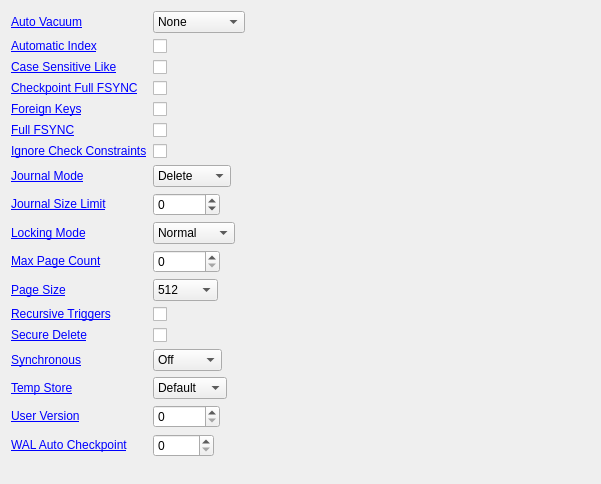
          <widget class="QWidget" name="scrollAreaWidgetContents">
           <property name="geometry">
            <rect>
             <x>0</x>
             <y>0</y>
             <width>601</width>
             <height>484</height>
            </rect>
           </property>
           <layout class="QFormLayout" name="formLayout">
            <property name="fieldGrowthPolicy">
             <enum>QFormLayout::ExpandingFieldsGrow</enum>
            </property>
            <item row="0" column="0">
             <widget class="QLabel" name="labelPragmaAutoVacuum">
              <property name="text">
               <string notr="true">&lt;html&gt;&lt;head/&gt;&lt;body&gt;&lt;p&gt;&lt;a href=&quot;http://www.sqlite.org/pragma.html#pragma_auto_vacuum&quot;&gt;Auto Vacuum&lt;/a&gt;&lt;/p&gt;&lt;/body&gt;&lt;/html&gt;</string>
              </property>
              <property name="openExternalLinks">
               <bool>true</bool>
              </property>
              <property name="textInteractionFlags">
               <set>Qt::LinksAccessibleByMouse</set>
              </property>
              <property name="buddy">
               <cstring>comboboxPragmaAutoVacuum</cstring>
              </property>
             </widget>
            </item>
            <item row="0" column="1">
             <widget class="QComboBox" name="comboboxPragmaAutoVacuum">
              <item>
               <property name="text">
                <string notr="true">None</string>
               </property>
              </item>
              <item>
               <property name="text">
                <string notr="true">Full</string>
               </property>
              </item>
              <item>
               <property name="text">
                <string notr="true">Incremental</string>
               </property>
              </item>
             </widget>
            </item>
            <item row="1" column="0">
             <widget class="QLabel" name="labelPragmaAutomaticIndex">
              <property name="text">
               <string notr="true">&lt;html&gt;&lt;head/&gt;&lt;body&gt;&lt;p&gt;&lt;a href=&quot;http://www.sqlite.org/pragma.html#pragma_automatic_index&quot;&gt;Automatic Index&lt;/a&gt;&lt;/p&gt;&lt;/body&gt;&lt;/html&gt;</string>
              </property>
              <property name="openExternalLinks">
               <bool>true</bool>
              </property>
              <property name="buddy">
               <cstring>checkboxPragmaAutomaticIndex</cstring>
              </property>
             </widget>
            </item>
            <item row="1" column="1">
             <widget class="QCheckBox" name="checkboxPragmaAutomaticIndex">
              <property name="text">
               <string/>
              </property>
             </widget>
            </item>
            <item row="2" column="0">
             <widget class="QLabel" name="labelPragmaCaseSensitiveLike">
              <property name="text">
               <string>&lt;html&gt;&lt;head/&gt;&lt;body&gt;&lt;p&gt;&lt;a href=&quot;https://www.sqlite.org/pragma.html#pragma_case_sensitive_like&quot;&gt;Case Sensitive Like&lt;/a&gt;&lt;/p&gt;&lt;/body&gt;&lt;/html&gt;</string>
              </property>
              <property name="openExternalLinks">
               <bool>true</bool>
              </property>
              <property name="buddy">
               <cstring>checkboxPragmaCaseSensitiveLike</cstring>
              </property>
             </widget>
            </item>
            <item row="2" column="1">
             <widget class="QCheckBox" name="checkboxPragmaCaseSensitiveLike">
              <property name="toolTip">
               <string>Warning: this pragma is not readable and this value has been inferred. Writing the pragma might overwrite a redefined LIKE provided by an SQLite extension.</string>
              </property>
              <property name="text">
               <string/>
              </property>
             </widget>
            </item>
            <item row="3" column="0">
             <widget class="QLabel" name="labelPragmaCheckpointFullFsync">
              <property name="text">
               <string notr="true">&lt;html&gt;&lt;head/&gt;&lt;body&gt;&lt;p&gt;&lt;a href=&quot;http://www.sqlite.org/pragma.html#pragma_checkpoint_fullfsync&quot;&gt;Checkpoint Full FSYNC&lt;/a&gt;&lt;/p&gt;&lt;/body&gt;&lt;/html&gt;</string>
              </property>
              <property name="openExternalLinks">
               <bool>true</bool>
              </property>
              <property name="buddy">
               <cstring>checkboxPragmaCheckpointFullFsync</cstring>
              </property>
             </widget>
            </item>
            <item row="3" column="1">
             <widget class="QCheckBox" name="checkboxPragmaCheckpointFullFsync">
              <property name="text">
               <string/>
              </property>
             </widget>
            </item>
            <item row="4" column="0">
             <widget class="QLabel" name="labelPragmaForeignKeys">
              <property name="text">
               <string notr="true">&lt;html&gt;&lt;head/&gt;&lt;body&gt;&lt;p&gt;&lt;a href=&quot;http://www.sqlite.org/pragma.html#pragma_foreign_keys&quot;&gt;Foreign Keys&lt;/a&gt;&lt;/p&gt;&lt;/body&gt;&lt;/html&gt;</string>
              </property>
              <property name="openExternalLinks">
               <bool>true</bool>
              </property>
              <property name="buddy">
               <cstring>checkboxPragmaForeignKeys</cstring>
              </property>
             </widget>
            </item>
            <item row="4" column="1">
             <widget class="QCheckBox" name="checkboxPragmaForeignKeys">
              <property name="text">
               <string/>
              </property>
             </widget>
            </item>
            <item row="5" column="0">
             <widget class="QLabel" name="labelPragmaFullFsync">
              <property name="text">
               <string notr="true">&lt;html&gt;&lt;head/&gt;&lt;body&gt;&lt;p&gt;&lt;a href=&quot;http://www.sqlite.org/pragma.html#pragma_fullfsync&quot;&gt;Full FSYNC&lt;/a&gt;&lt;/p&gt;&lt;/body&gt;&lt;/html&gt;</string>
              </property>
              <property name="openExternalLinks">
               <bool>true</bool>
              </property>
              <property name="buddy">
               <cstring>checkboxPragmaFullFsync</cstring>
              </property>
             </widget>
            </item>
            <item row="5" column="1">
             <widget class="QCheckBox" name="checkboxPragmaFullFsync">
              <property name="text">
               <string/>
              </property>
             </widget>
            </item>
            <item row="6" column="0">
             <widget class="QLabel" name="labelPragmaIgnoreCheckConstraints">
              <property name="text">
               <string notr="true">&lt;html&gt;&lt;head/&gt;&lt;body&gt;&lt;p&gt;&lt;a href=&quot;http://www.sqlite.org/pragma.html#pragma_ignore_check_constraints&quot;&gt;Ignore Check Constraints&lt;/a&gt;&lt;/p&gt;&lt;/body&gt;&lt;/html&gt;</string>
              </property>
              <property name="openExternalLinks">
               <bool>true</bool>
              </property>
              <property name="buddy">
               <cstring>checkboxPragmaIgnoreCheckConstraints</cstring>
              </property>
             </widget>
            </item>
            <item row="6" column="1">
             <widget class="QCheckBox" name="checkboxPragmaIgnoreCheckConstraints">
              <property name="text">
               <string/>
              </property>
             </widget>
            </item>
            <item row="7" column="0">
             <widget class="QLabel" name="labelPragmaJournalMode">
              <property name="text">
               <string notr="true">&lt;html&gt;&lt;head/&gt;&lt;body&gt;&lt;p&gt;&lt;a href=&quot;http://www.sqlite.org/pragma.html#pragma_journal_mode&quot;&gt;Journal Mode&lt;/a&gt;&lt;/p&gt;&lt;/body&gt;&lt;/html&gt;</string>
              </property>
              <property name="openExternalLinks">
               <bool>true</bool>
              </property>
              <property name="buddy">
               <cstring>comboboxPragmaJournalMode</cstring>
              </property>
             </widget>
            </item>
            <item row="7" column="1">
             <widget class="QComboBox" name="comboboxPragmaJournalMode">
              <item>
               <property name="text">
                <string notr="true">Delete</string>
               </property>
              </item>
              <item>
               <property name="text">
                <string notr="true">Truncate</string>
               </property>
              </item>
              <item>
               <property name="text">
                <string notr="true">Persist</string>
               </property>
              </item>
              <item>
               <property name="text">
                <string notr="true">Memory</string>
               </property>
              </item>
              <item>
               <property name="text">
                <string notr="true">WAL</string>
               </property>
              </item>
              <item>
               <property name="text">
                <string notr="true">Off</string>
               </property>
              </item>
             </widget>
            </item>
            <item row="8" column="0">
             <widget class="QLabel" name="labelJournalSizeLimit">
              <property name="text">
               <string notr="true">&lt;html&gt;&lt;head/&gt;&lt;body&gt;&lt;p&gt;&lt;a href=&quot;http://www.sqlite.org/pragma.html#pragma_journal_size_limit&quot;&gt;Journal Size Limit&lt;/a&gt;&lt;/p&gt;&lt;/body&gt;&lt;/html&gt;</string>
              </property>
              <property name="openExternalLinks">
               <bool>true</bool>
              </property>
              <property name="buddy">
               <cstring>spinPragmaJournalSizeLimit</cstring>
              </property>
             </widget>
            </item>
            <item row="8" column="1">
             <widget class="QSpinBox" name="spinPragmaJournalSizeLimit">
              <property name="minimum">
               <number>-1</number>
              </property>
              <property name="maximum">
               <number>100000</number>
              </property>
             </widget>
            </item>
            <item row="9" column="0">
             <widget class="QLabel" name="labelPragmaLockingMode">
              <property name="text">
               <string notr="true">&lt;html&gt;&lt;head/&gt;&lt;body&gt;&lt;p&gt;&lt;a href=&quot;http://www.sqlite.org/pragma.html#pragma_locking_mode&quot;&gt;Locking Mode&lt;/a&gt;&lt;/p&gt;&lt;/body&gt;&lt;/html&gt;</string>
              </property>
              <property name="openExternalLinks">
               <bool>true</bool>
              </property>
              <property name="buddy">
               <cstring>comboboxPragmaLockingMode</cstring>
              </property>
             </widget>
            </item>
            <item row="9" column="1">
             <widget class="QComboBox" name="comboboxPragmaLockingMode">
              <item>
               <property name="text">
                <string notr="true">Normal</string>
               </property>
              </item>
              <item>
               <property name="text">
                <string notr="true">Exclusive</string>
               </property>
              </item>
             </widget>
            </item>
            <item row="10" column="0">
             <widget class="QLabel" name="labelPragmaMaxPageCount">
              <property name="text">
               <string notr="true">&lt;html&gt;&lt;head/&gt;&lt;body&gt;&lt;p&gt;&lt;a href=&quot;http://www.sqlite.org/pragma.html#pragma_max_page_count&quot;&gt;Max Page Count&lt;/a&gt;&lt;/p&gt;&lt;/body&gt;&lt;/html&gt;</string>
              </property>
              <property name="openExternalLinks">
               <bool>true</bool>
              </property>
              <property name="buddy">
               <cstring>spinPragmaMaxPageCount</cstring>
              </property>
             </widget>
            </item>
            <item row="10" column="1">
             <widget class="QSpinBox" name="spinPragmaMaxPageCount">
              <property name="maximum">
               <number>2000000000</number>
              </property>
             </widget>
            </item>
            <item row="11" column="0">
             <widget class="QLabel" name="labelPragmaPageSize">
              <property name="text">
               <string notr="true">&lt;html&gt;&lt;head/&gt;&lt;body&gt;&lt;p&gt;&lt;a href=&quot;http://www.sqlite.org/pragma.html#pragma_page_size&quot;&gt;Page Size&lt;/a&gt;&lt;/p&gt;&lt;/body&gt;&lt;/html&gt;</string>
              </property>
              <property name="openExternalLinks">
               <bool>true</bool>
              </property>
              <property name="buddy">
               <cstring>comboPragmaPageSize</cstring>
              </property>
             </widget>
            </item>
            <item row="11" column="1">
             <widget class="QComboBox" name="comboPragmaPageSize">
              <item>
               <property name="text">
                <string notr="true">512</string>
               </property>
              </item>
              <item>
               <property name="text">
                <string notr="true">1024</string>
               </property>
              </item>
              <item>
               <property name="text">
                <string notr="true">2048</string>
               </property>
              </item>
              <item>
               <property name="text">
                <string notr="true">4096</string>
               </property>
              </item>
              <item>
               <property name="text">
                <string notr="true">8192</string>
               </property>
              </item>
              <item>
               <property name="text">
                <string notr="true">16384</string>
               </property>
              </item>
              <item>
               <property name="text">
                <string notr="true">32768</string>
               </property>
              </item>
              <item>
               <property name="text">
                <string notr="true">65536</string>
               </property>
              </item>
             </widget>
            </item>
            <item row="12" column="0">
             <widget class="QLabel" name="labelPragmaRecursiveTriggers">
              <property name="text">
               <string notr="true">&lt;html&gt;&lt;head/&gt;&lt;body&gt;&lt;p&gt;&lt;a href=&quot;http://www.sqlite.org/pragma.html#pragma_recursive_triggers&quot;&gt;Recursive Triggers&lt;/a&gt;&lt;/p&gt;&lt;/body&gt;&lt;/html&gt;</string>
              </property>
              <property name="openExternalLinks">
               <bool>true</bool>
              </property>
              <property name="buddy">
               <cstring>checkboxPragmaRecursiveTriggers</cstring>
              </property>
             </widget>
            </item>
            <item row="12" column="1">
             <widget class="QCheckBox" name="checkboxPragmaRecursiveTriggers">
              <property name="text">
               <string/>
              </property>
             </widget>
            </item>
            <item row="13" column="0">
             <widget class="QLabel" name="labelPragmaSecureDelete">
              <property name="text">
               <string notr="true">&lt;html&gt;&lt;head/&gt;&lt;body&gt;&lt;p&gt;&lt;a href=&quot;http://www.sqlite.org/pragma.html#pragma_secure_delete&quot;&gt;Secure Delete&lt;/a&gt;&lt;/p&gt;&lt;/body&gt;&lt;/html&gt;</string>
              </property>
              <property name="openExternalLinks">
               <bool>true</bool>
              </property>
              <property name="buddy">
               <cstring>checkboxPragmaSecureDelete</cstring>
              </property>
             </widget>
            </item>
            <item row="13" column="1">
             <widget class="QCheckBox" name="checkboxPragmaSecureDelete">
              <property name="text">
               <string/>
              </property>
             </widget>
            </item>
            <item row="14" column="0">
             <widget class="QLabel" name="labelPragmaSynchronous">
              <property name="text">
               <string notr="true">&lt;html&gt;&lt;head/&gt;&lt;body&gt;&lt;p&gt;&lt;a href=&quot;http://www.sqlite.org/pragma.html#pragma_synchronous&quot;&gt;Synchronous&lt;/a&gt;&lt;/p&gt;&lt;/body&gt;&lt;/html&gt;</string>
              </property>
              <property name="openExternalLinks">
               <bool>true</bool>
              </property>
              <property name="buddy">
               <cstring>comboboxPragmaSynchronous</cstring>
              </property>
             </widget>
            </item>
            <item row="14" column="1">
             <widget class="QComboBox" name="comboboxPragmaSynchronous">
              <item>
               <property name="text">
                <string notr="true">Off</string>
               </property>
              </item>
              <item>
               <property name="text">
                <string notr="true">Normal</string>
               </property>
              </item>
              <item>
               <property name="text">
                <string notr="true">Full</string>
               </property>
              </item>
             </widget>
            </item>
            <item row="15" column="0">
             <widget class="QLabel" name="labelPragmaTempStore">
              <property name="text">
               <string notr="true">&lt;html&gt;&lt;head/&gt;&lt;body&gt;&lt;p&gt;&lt;a href=&quot;http://www.sqlite.org/pragma.html#pragma_temp_store&quot;&gt;Temp Store&lt;/a&gt;&lt;/p&gt;&lt;/body&gt;&lt;/html&gt;</string>
              </property>
              <property name="openExternalLinks">
               <bool>true</bool>
              </property>
              <property name="buddy">
               <cstring>comboboxPragmaTempStore</cstring>
              </property>
             </widget>
            </item>
            <item row="15" column="1">
             <widget class="QComboBox" name="comboboxPragmaTempStore">
              <item>
               <property name="text">
                <string notr="true">Default</string>
               </property>
              </item>
              <item>
               <property name="text">
                <string notr="true">File</string>
               </property>
              </item>
              <item>
               <property name="text">
                <string notr="true">Memory</string>
               </property>
              </item>
             </widget>
            </item>
            <item row="16" column="0">
             <widget class="QLabel" name="labelPragmaUserVersion">
              <property name="text">
               <string notr="true">&lt;html&gt;&lt;head/&gt;&lt;body&gt;&lt;p&gt;&lt;a href=&quot;http://www.sqlite.org/pragma.html#pragma_user_version&quot;&gt;User Version&lt;/a&gt;&lt;/p&gt;&lt;/body&gt;&lt;/html&gt;</string>
              </property>
              <property name="openExternalLinks">
               <bool>true</bool>
              </property>
              <property name="buddy">
               <cstring>spinPragmaUserVersion</cstring>
              </property>
             </widget>
            </item>
            <item row="16" column="1">
             <widget class="QSpinBox" name="spinPragmaUserVersion">
              <property name="maximum">
               <number>2147483647</number>
              </property>
             </widget>
            </item>
            <item row="17" column="0">
             <widget class="QLabel" name="labelPragmaWalAutoCheckpoint">
              <property name="text">
               <string notr="true">&lt;html&gt;&lt;head/&gt;&lt;body&gt;&lt;p&gt;&lt;a href=&quot;http://www.sqlite.org/pragma.html#pragma_wal_autocheckpoint&quot;&gt;WAL Auto Checkpoint&lt;/a&gt;&lt;/p&gt;&lt;/body&gt;&lt;/html&gt;</string>
              </property>
              <property name="openExternalLinks">
               <bool>true</bool>
              </property>
              <property name="buddy">
               <cstring>spinPragmaWalAutoCheckpoint</cstring>
              </property>
             </widget>
            </item>
            <item row="17" column="1">
             <widget class="QSpinBox" name="spinPragmaWalAutoCheckpoint">
              <property name="maximum">
               <number>10000</number>
              </property>
             </widget>
            </item>
           </layout>
          </widget>
